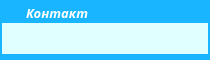
<?xml version="1.0" encoding="UTF-8"?>
<ui version="4.0">
 <class>MPopupMessage</class>
 <widget class="QWidget" name="MPopupMessage">
  <property name="geometry">
   <rect>
    <x>0</x>
    <y>0</y>
    <width>210</width>
    <height>60</height>
   </rect>
  </property>
  <property name="palette">
   <palette>
    <active>
     <colorrole role="Base">
      <brush brushstyle="SolidPattern">
       <color alpha="255">
        <red>255</red>
        <green>255</green>
        <blue>255</blue>
       </color>
      </brush>
     </colorrole>
     <colorrole role="Window">
      <brush brushstyle="SolidPattern">
       <color alpha="255">
        <red>25</red>
        <green>182</green>
        <blue>255</blue>
       </color>
      </brush>
     </colorrole>
    </active>
    <inactive>
     <colorrole role="Base">
      <brush brushstyle="SolidPattern">
       <color alpha="255">
        <red>255</red>
        <green>255</green>
        <blue>255</blue>
       </color>
      </brush>
     </colorrole>
     <colorrole role="Window">
      <brush brushstyle="SolidPattern">
       <color alpha="255">
        <red>25</red>
        <green>182</green>
        <blue>255</blue>
       </color>
      </brush>
     </colorrole>
    </inactive>
    <disabled>
     <colorrole role="Base">
      <brush brushstyle="SolidPattern">
       <color alpha="255">
        <red>25</red>
        <green>182</green>
        <blue>255</blue>
       </color>
      </brush>
     </colorrole>
     <colorrole role="Window">
      <brush brushstyle="SolidPattern">
       <color alpha="255">
        <red>25</red>
        <green>182</green>
        <blue>255</blue>
       </color>
      </brush>
     </colorrole>
    </disabled>
   </palette>
  </property>
  <property name="windowTitle">
   <string>Form</string>
  </property>
  <property name="toolTip">
   <string>&lt;!DOCTYPE HTML PUBLIC &quot;-//W3C//DTD HTML 4.0//EN&quot; &quot;http://www.w3.org/TR/REC-html40/strict.dtd&quot;&gt;
&lt;html&gt;&lt;head&gt;&lt;meta name=&quot;qrichtext&quot; content=&quot;1&quot; /&gt;&lt;style type=&quot;text/css&quot;&gt;
p, li { white-space: pre-wrap; }
&lt;/style&gt;&lt;/head&gt;&lt;body style=&quot; font-family:'MS Shell Dlg 2'; font-size:10pt; font-weight:600; font-style:normal;&quot;&gt;
&lt;p style=&quot;-qt-paragraph-type:empty; margin-top:0px; margin-bottom:0px; margin-left:0px; margin-right:0px; -qt-block-indent:0; text-indent:0px;&quot;&gt;&lt;/p&gt;&lt;/body&gt;&lt;/html&gt;</string>
  </property>
  <layout class="QVBoxLayout" name="verticalLayout">
   <property name="spacing">
    <number>0</number>
   </property>
   <property name="leftMargin">
    <number>2</number>
   </property>
   <property name="topMargin">
    <number>3</number>
   </property>
   <property name="rightMargin">
    <number>2</number>
   </property>
   <property name="bottomMargin">
    <number>6</number>
   </property>
   <item>
    <layout class="QHBoxLayout" name="horizontalLayout">
     <property name="spacing">
      <number>0</number>
     </property>
     <property name="leftMargin">
      <number>4</number>
     </property>
     <property name="topMargin">
      <number>0</number>
     </property>
     <item>
      <widget class="QLabel" name="label_2">
       <property name="maximumSize">
        <size>
         <width>20</width>
         <height>16777215</height>
        </size>
       </property>
       <property name="text">
        <string/>
       </property>
       <property name="pixmap">
        <pixmap resource="systray.qrc">:/button/icon/onlinepop.png</pixmap>
       </property>
      </widget>
     </item>
     <item>
      <widget class="QLabel" name="label">
       <property name="palette">
        <palette>
         <active>
          <colorrole role="WindowText">
           <brush brushstyle="SolidPattern">
            <color alpha="255">
             <red>255</red>
             <green>255</green>
             <blue>255</blue>
            </color>
           </brush>
          </colorrole>
         </active>
         <inactive>
          <colorrole role="WindowText">
           <brush brushstyle="SolidPattern">
            <color alpha="255">
             <red>255</red>
             <green>255</green>
             <blue>255</blue>
            </color>
           </brush>
          </colorrole>
         </inactive>
         <disabled>
          <colorrole role="WindowText">
           <brush brushstyle="SolidPattern">
            <color alpha="255">
             <red>120</red>
             <green>120</green>
             <blue>120</blue>
            </color>
           </brush>
          </colorrole>
         </disabled>
        </palette>
       </property>
       <property name="font">
        <font>
         <family>Segoe Script</family>
         <pointsize>10</pointsize>
         <weight>75</weight>
         <italic>true</italic>
         <bold>true</bold>
        </font>
       </property>
       <property name="text">
        <string>Контакт</string>
       </property>
      </widget>
     </item>
    </layout>
   </item>
   <item>
    <widget class="QTextBrowser" name="textBrowser">
     <property name="enabled">
      <bool>true</bool>
     </property>
     <property name="maximumSize">
      <size>
       <width>16777215</width>
       <height>31</height>
      </size>
     </property>
     <property name="palette">
      <palette>
       <active>
        <colorrole role="Base">
         <brush brushstyle="SolidPattern">
          <color alpha="255">
           <red>224</red>
           <green>255</green>
           <blue>255</blue>
          </color>
         </brush>
        </colorrole>
       </active>
       <inactive>
        <colorrole role="Base">
         <brush brushstyle="SolidPattern">
          <color alpha="255">
           <red>224</red>
           <green>255</green>
           <blue>255</blue>
          </color>
         </brush>
        </colorrole>
       </inactive>
       <disabled>
        <colorrole role="Base">
         <brush brushstyle="SolidPattern">
          <color alpha="255">
           <red>25</red>
           <green>182</green>
           <blue>255</blue>
          </color>
         </brush>
        </colorrole>
       </disabled>
      </palette>
     </property>
     <property name="font">
      <font>
       <weight>50</weight>
       <bold>false</bold>
      </font>
     </property>
     <property name="frameShape">
      <enum>QFrame::NoFrame</enum>
     </property>
     <property name="lineWidth">
      <number>0</number>
     </property>
     <property name="verticalScrollBarPolicy">
      <enum>Qt::ScrollBarAlwaysOff</enum>
     </property>
     <property name="horizontalScrollBarPolicy">
      <enum>Qt::ScrollBarAlwaysOff</enum>
     </property>
     <property name="autoFormatting">
      <set>QTextEdit::AutoAll</set>
     </property>
     <property name="tabChangesFocus">
      <bool>true</bool>
     </property>
     <property name="undoRedoEnabled">
      <bool>false</bool>
     </property>
     <property name="html">
      <string>&lt;!DOCTYPE HTML PUBLIC &quot;-//W3C//DTD HTML 4.0//EN&quot; &quot;http://www.w3.org/TR/REC-html40/strict.dtd&quot;&gt;
&lt;html&gt;&lt;head&gt;&lt;meta name=&quot;qrichtext&quot; content=&quot;1&quot; /&gt;&lt;style type=&quot;text/css&quot;&gt;
p, li { white-space: pre-wrap; }
&lt;/style&gt;&lt;/head&gt;&lt;body style=&quot; font-family:'MS Shell Dlg 2'; font-size:8.25pt; font-weight:400; font-style:normal;&quot;&gt;
&lt;table border=&quot;0&quot; style=&quot;-qt-table-type: root; margin-top:4px; margin-bottom:4px; margin-left:4px; margin-right:4px;&quot;&gt;
&lt;tr&gt;
&lt;td style=&quot;border: none;&quot;&gt;
&lt;p style=&quot;-qt-paragraph-type:empty; margin-top:0px; margin-bottom:0px; margin-left:0px; margin-right:0px; -qt-block-indent:0; text-indent:0px; font-family:'Ubuntu'; font-size:9pt;&quot;&gt;&lt;/p&gt;
&lt;p style=&quot;-qt-paragraph-type:empty; margin-top:0px; margin-bottom:0px; margin-left:0px; margin-right:0px; -qt-block-indent:0; text-indent:0px; font-size:8pt;&quot;&gt;&lt;/p&gt;&lt;/td&gt;&lt;/tr&gt;&lt;/table&gt;&lt;/body&gt;&lt;/html&gt;</string>
     </property>
     <property name="textInteractionFlags">
      <set>Qt::TextBrowserInteraction</set>
     </property>
    </widget>
   </item>
  </layout>
 </widget>
 <resources>
  <include location="systray.qrc"/>
 </resources>
 <connections/>
</ui>
